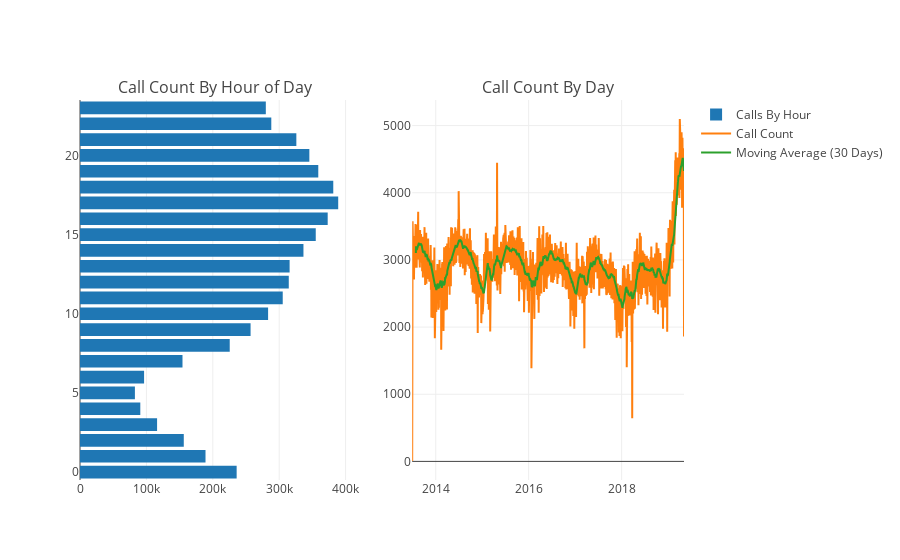

Notebook code for this chart:
### Markdown cell above
### Service Calls By Day

### Code cell
# Plot by time of day

calls_by_hour = models.EmergencyPoliceCalls.objects \
    .extra(select={'hour': 'date_part(\'hour\', \"call_date_time\")'}) \
    .values('hour') \
    .order_by('hour') \
    .annotate(Calls=Count('call_date_time'))

raw = pd.DataFrame(calls_by_hour).sort_values(by=['hour'], ascending=True)
figure_one = go.Bar(y=raw.hour,
                    x=raw.Calls, 
                    orientation='h',
                    name="Calls By Hour")

# Plot by dates (and moving average on a rolling period)

calls_by_day = models.EmergencyPoliceCalls.objects \
    .extra(select={'day': 'date( call_date_time )'}) \
    .values('day') \
    .order_by('day') \
    .annotate(call_count=Count('call_date_time'))

raw = pd.DataFrame(calls_by_day)
raw['MA'] = raw['call_count'].rolling(window=30).mean()

figure_two_one = go.Scatter(x=raw.day,
                            y=raw.call_count,
                            mode='lines',
                            name='Call Count')
figure_two_two = go.Scatter(x=raw.day,
                            y=raw.MA,
                            mode='lines',
                            name='Moving Average (30 Days)')

combined_figure = tools.make_subplots(rows=1, cols=2, subplot_titles=('Call Count By Hour of Day', 'Call Count By Day'))
combined_figure.append_trace(figure_one, 1, 1)
combined_figure.append_trace(figure_two_one, 1, 2)
combined_figure.append_trace(figure_two_two, 1, 2)

iplot(combined_figure)

### Figure 1 — Plotly figure (JSON) as saved in the notebook; plotly's stock layout.template omitted (floating-point values rounded to 4 significant figures; data arrays with more than 128 entries replaced by an {"elided": "..."} marker saying what was removed)
{"data": [{"name": "Calls By Hour", "orientation": "h", "type": "bar", "uid": "9888b13f-5b05-4ff8-b118-1748af36f2a9", "x": [235925, 189027, 156290, 116091, 90809, 82701, 96505, 154359, 225496, 256900, 283286, 305316, 314410, 315683, 336521, 355053, 373030, 388875, 381436, 358863, 345413, 325823, 288099, 279852], "xaxis": "x", "y": [0, 1, 2, 3, 4, 5, 6, 7, 8, 9, 10, 11, 12, 13, 14, 15, 16, 17, 18, 19, 20, 21, 22, 23], "yaxis": "y"}, {"mode": "lines", "name": "Call Count", "type": "scatter", "uid": "f30273bc-aab2-4748-9457-bf56643f36e0", "x": {"elided": "2137 str values"}, "xaxis": "x2", "y": {"elided": "2137 int values"}, "yaxis": "y2"}, {"mode": "lines", "name": "Moving Average (30 Days)", "type": "scatter", "uid": "bd7cc5f4-53fe-4b21-8143-40ebc9842ac7", "x": {"elided": "2137 str values"}, "xaxis": "x2", "y": {"elided": "2137 float values"}, "yaxis": "y2"}], "layout": {"annotations": [{"font": {"size": 16}, "showarrow": false, "text": "Call Count By Hour of Day", "x": 0.225, "xanchor": "center", "xref": "paper", "y": 1, "yanchor": "bottom", "yref": "paper"}, {"font": {"size": 16}, "showarrow": false, "text": "Call Count By Day", "x": 0.775, "xanchor": "center", "xref": "paper", "y": 1, "yanchor": "bottom", "yref": "paper"}], "xaxis": {"anchor": "y", "domain": [0, 0.45]}, "xaxis2": {"anchor": "y2", "domain": [0.55, 1]}, "yaxis": {"anchor": "x", "domain": [0, 1]}, "yaxis2": {"anchor": "x2", "domain": [0, 1]}}}
